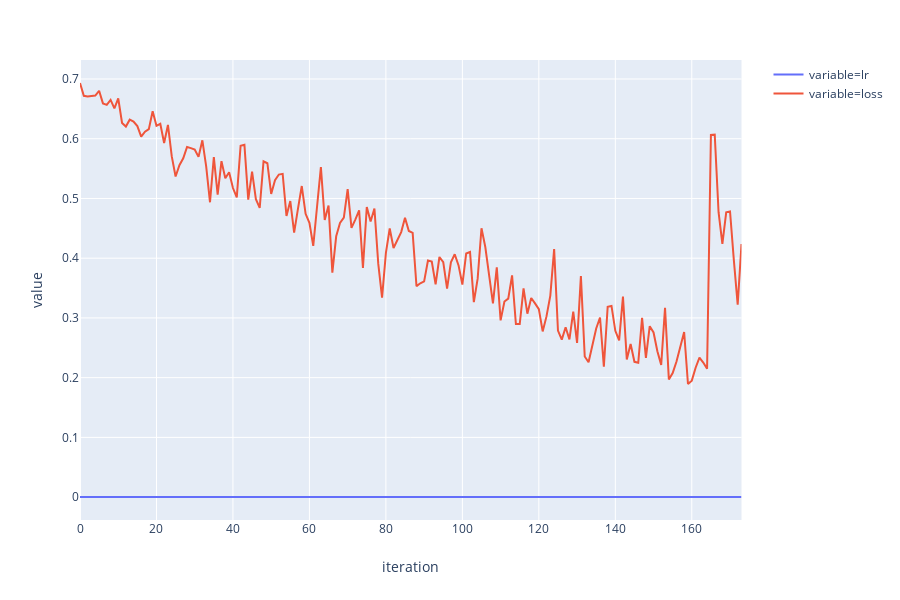

Here is the notebook cell this chart was saved with:
### Code cell
logs = pd.read_csv("../logs/normalized_short.csv")
logs['iteration'] = logs.index.values
logs_melt = logs.melt(id_vars='iteration', value_vars=['lr', 'loss'])
fig = px.line(logs_melt, x='iteration', y='value', color='variable')
fig.show()

### Figure 1 — Plotly figure (JSON) as saved in the notebook; plotly's stock layout.template omitted (floating-point values rounded to 4 significant figures; data arrays with more than 128 entries replaced by an {"elided": "..."} marker saying what was removed)
{"data": [{"hoverlabel": {"namelength": 0}, "hovertemplate": "variable=lr<br>iteration=%{x}<br>value=%{y}", "legendgroup": "variable=lr", "line": {"color": "#636efa", "dash": "solid"}, "mode": "lines", "name": "variable=lr", "showlegend": true, "type": "scatter", "x": {"elided": "174 int values"}, "xaxis": "x", "y": {"elided": "174 float values"}, "yaxis": "y"}, {"hoverlabel": {"namelength": 0}, "hovertemplate": "variable=loss<br>iteration=%{x}<br>value=%{y}", "legendgroup": "variable=loss", "line": {"color": "#EF553B", "dash": "solid"}, "mode": "lines", "name": "variable=loss", "showlegend": true, "type": "scatter", "x": {"elided": "174 int values"}, "xaxis": "x", "y": {"elided": "174 float values"}, "yaxis": "y"}], "layout": {"height": 600, "legend": {"tracegroupgap": 0}, "margin": {"t": 60}, "xaxis": {"anchor": "y", "domain": [0, 0.98], "title": {"text": "iteration"}}, "yaxis": {"anchor": "x", "domain": [0, 1], "title": {"text": "value"}}}}
